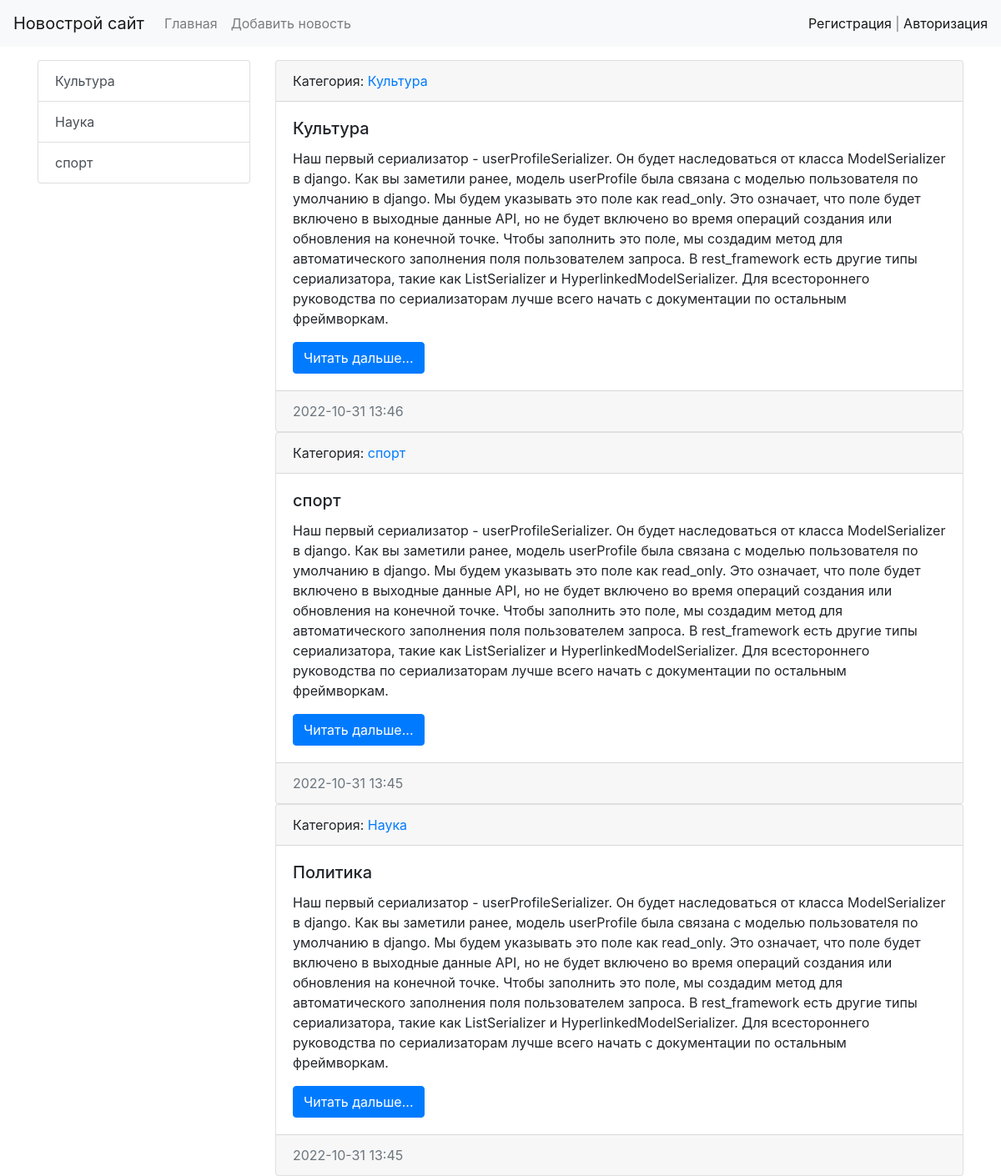
The page / on the database its author committed.
### news/models.py (models this page shows, shortened)
class Category(models.Model):
    title = models.CharField(max_length=150, db_index=True, verbose_name='Наименование категории')
    def __str__(self):
        return self.title
    class Meta:
        verbose_name = 'Категория'
        verbose_name_plural = 'Категории'
        ordering = ['title']

class News(models.Model):
    title = models.CharField(max_length=150,verbose_name='Наименование')
    content = models.TextField(blank=True, verbose_name='контент')
    created_at = models.DateTimeField(auto_now_add=True, verbose_name='Опубликованы')
    updated_at = models.DateTimeField(auto_now=True, verbose_name='Обновлено')
    photo = models.ImageField(upload_to='photos/%Y/%m/%d', verbose_name='Фото', blank=True)
    is_published = models.BooleanField(default=True, verbose_name='Опубликованы')
    category = models.ForeignKey('Category', on_delete=models.PROTECT, null=True, verbose_name='Категория')
    class Meta:
        verbose_name = 'Новость'
        verbose_name_plural = 'Новости'
        ordering = ['-created_at']

### news/views.py (the view)
# urls.py: path('', index, name='home'),
def index(request):
    news = News.objects.all()
    context = {
        'news': news,
        'title': 'список новостей',
    }
    return render(request, 'news/index.html', context)

### news/templatetags/news_tags.py (called while the page is built)
@register.simple_tag()
def get_categories():
    return Category.objects.all()

### news/templates/news/index.html
{% extends 'base.html' %}
{% block sidebar %}
{% include 'inc/_sidebar.html' %}
{% endblock %}
{% block content %}
{% for item in news %}
<div class="card md-3">
  <div class="card-header">
    Категория: <a href="{% url 'category' item.category.pk %}">{{ item.category }}</a>
  </div>
  <div class="card-body">
    <h5 class="card-title">{{ item.title }}</h5>
    <p class="card-text">{{ item.content }}</p>
    <a href="#" class="btn btn-primary">Читать дальше...</a>
  </div>
  <div class="card-footer text-muted">
    {{ item.created_at|date:"Y-m-d H:i" }}
  </div>
</div>
{% endfor %}
{% endblock %}

### templates/base.html (shortened to what this page needs)
<!doctype html>
<html lang="en">
<head>
  <link rel="stylesheet" href="https://cdn.jsdelivr.net/npm/bootstrap@4.6.2/dist/css/bootstrap.min.css">
</head>
<body>
{% include 'inc/_nav.html' %}
<div class="container mt-3">
  <div class="row">
    <div class="col-md-3">
      {% block sidebar %}{% endblock %}
    </div>
    <div class="col-md-9">
      {% block content %}{% endblock %}
    </div>
  </div>
</div>
</body>
</html>

### templates/inc/_nav.html (shortened to what this page needs)
<nav class="navbar navbar-expand-lg navbar-light bg-light">
    <a class="navbar-brand" href="{% url 'home' %}">Новострой сайт</a>
    <div class="collapse navbar-collapse" id="navbarSupportedContent">
        <ul class="navbar-nav mr-auto">
            <li class="nav-item"><a class="nav-link" href="{% url 'home' %}">Главная</a></li>
            <li class="nav-item"><a class="nav-link" href="{% url 'home' %}">Добавить новость</a></li>
        </ul>
        <span class="navbar-text">
            {% if request.user.is_authenticated %}
            Добро пожаловать, {{ user.username }} | <a href="{% url 'logout' %}">Выход</a>
            {% else %}
            <a href="{% url 'register' %}">Регистрация</a> | <a href="{% url 'login' %}">Авторизация</a>
            {% endif %}
        </span>
    </div>
</nav>

### templates/inc/_sidebar.html
{% load news_tags %}
<div class="list-group">
  {% get_categories as categories %}
  {% for item in categories %}
  <a href="{% url 'category' item.pk %}" class="list-group-item list-group-item-action">{{ item.title}}</a>
  {% endfor %}
</div>

### rows shown on the page
Category: title "Культура"
Category: title "Наука"
Category: title "спорт"
News: category "Культура", title "Культура", content "Наш первый сериализатор - userProfileSerializer. Он будет наследоваться от класса ModelSerializer в django. Как вы заметили ранее, модель userProfile была связана с моделью пользователя по умолчанию в django. Мы будем указывать это поле как read_only. Это означает, что поле будет включено в выходные данные API, но не будет включено во время операций создания или обновления на конечной точке. Чтобы заполнить это поле, мы создадим метод для автоматического заполнения поля пользователем запроса. В rest_framework есть другие типы сериализатора, такие как ListSerializer и HyperlinkedModelSerializer. Для всестороннего руководства по сериализаторам лучше всего начать с документации по остальным…", created_at "2022-10-31 13:46"
News: category "спорт", title "спорт", content "Наш первый сериализатор - userProfileSerializer. Он будет наследоваться от класса ModelSerializer в django. Как вы заметили ранее, модель userProfile была связана с моделью пользователя по умолчанию в django. Мы будем указывать это поле как read_only. Это означает, что поле будет включено в выходные данные API, но не будет включено во время операций создания или обновления на конечной точке. Чтобы заполнить это поле, мы создадим метод для автоматического заполнения поля пользователем запроса. В rest_framework есть другие типы сериализатора, такие как ListSerializer и HyperlinkedModelSerializer. Для всестороннего руководства по сериализаторам лучше всего начать с документации по остальным…", created_at "2022-10-31 13:45"
News: category "Наука", title "Политика", content "Наш первый сериализатор - userProfileSerializer. Он будет наследоваться от класса ModelSerializer в django. Как вы заметили ранее, модель userProfile была связана с моделью пользователя по умолчанию в django. Мы будем указывать это поле как read_only. Это означает, что поле будет включено в выходные данные API, но не будет включено во время операций создания или обновления на конечной точке. Чтобы заполнить это поле, мы создадим метод для автоматического заполнения поля пользователем запроса. В rest_framework есть другие типы сериализатора, такие как ListSerializer и HyperlinkedModelSerializer. Для всестороннего руководства по сериализаторам лучше всего начать с документации по остальным…", created_at "2022-10-31 13:45"
